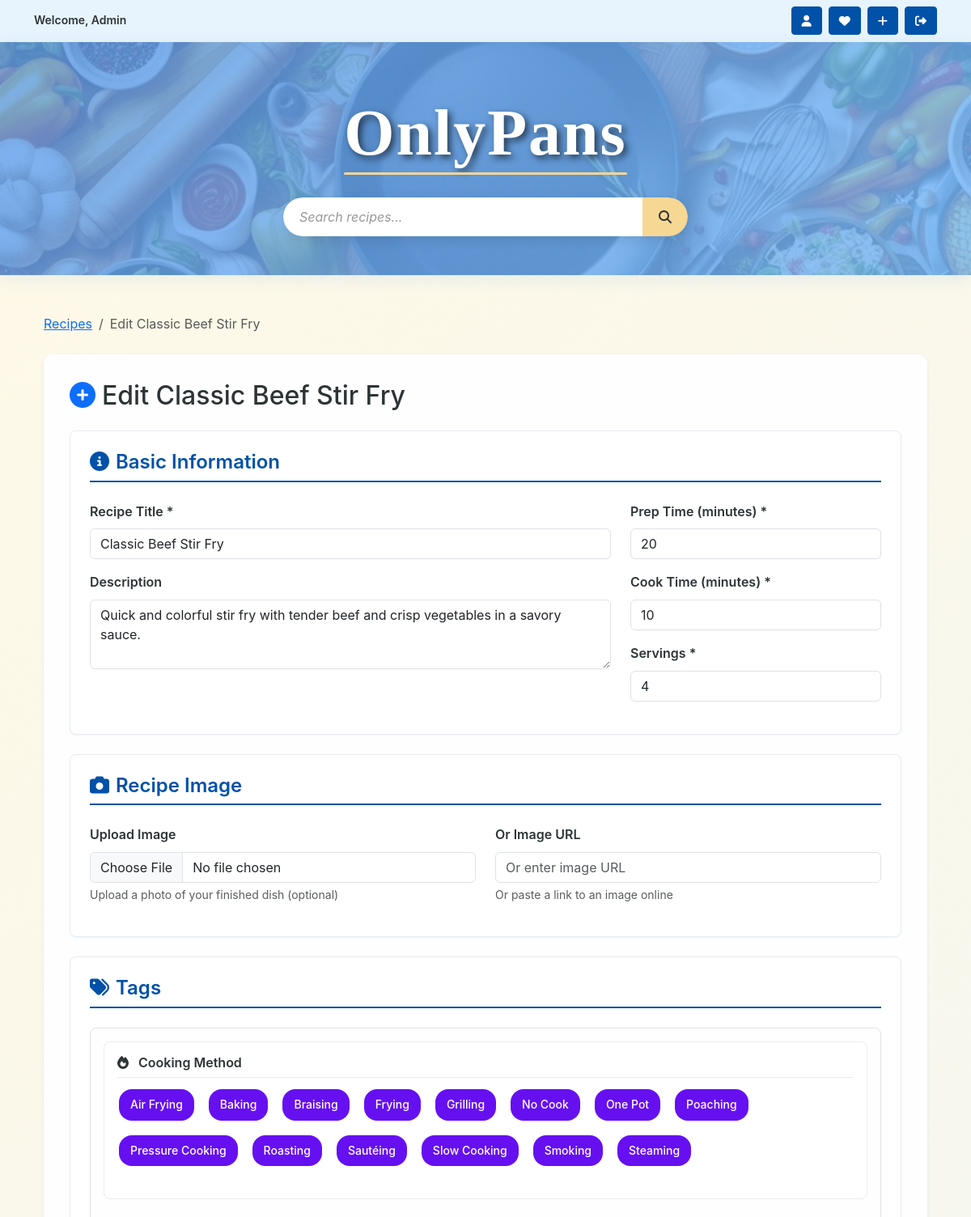
Screenshot of /recipes/classic-beef-stir-fry/edit/ (signed in, upper part) with the database file from the repository.
### recipes/models.py (models this page shows, shortened)
class Recipe(models.Model):
    user = models.ForeignKey(User, on_delete=models.CASCADE,
                             related_name='recipes')
    title = models.CharField(max_length=255)
    slug = models.SlugField(max_length=255, unique=True, blank=True)
    description = models.TextField(blank=True,
                                   help_text='Tell us about this recipe!')
    prep_time = models.PositiveIntegerField(
        help_text='Preparation time in minutes'
    )
    cook_time = models.PositiveIntegerField(
        help_text='Cooking time in minutes'
    )
    servings = models.PositiveIntegerField(default=4)
    image = CloudinaryField(
        'image',
        blank=True,
        null=True,
        folder='recipes/',
        help_text='Upload recipe image'
    )
    image_url = models.URLField(blank=True, help_text='Or paste image URL')
    tags = models.ManyToManyField(Tag, blank=True)
    view_count = models.PositiveIntegerField(default=0)
    created_at = models.DateTimeField(auto_now_add=True)
    updated_at = models.DateTimeField(auto_now=True)
    class Meta:
        ordering = ['-created_at']

class Tag(models.Model):
    TAG_TYPES = [
        ('cuisine', 'Cuisine'),
        ('dietary', 'Dietary'),
        ('meal_type', 'Meal Type'),
        ('cooking_method', 'Cooking Method'),
        ('difficulty', 'Difficulty'),
    ]
    name = models.CharField(max_length=100, unique=True)
    tag_type = models.CharField(max_length=50, choices=TAG_TYPES)
    color = models.CharField(max_length=7, default='#6c757d',
                             help_text='Hex color like #FF5733')
    class Meta:
        ordering = ['tag_type', 'name']

### recipes/views.py (the view)
# urls.py: path('recipes/<slug:slug>/edit/', views.recipe_edit, name='recipe_edit'),
@login_required
def recipe_edit(request, slug):
    recipe = get_object_or_404(Recipe, slug=slug, user=request.user)
    if request.method == 'POST':
        form = RecipeForm(request.POST, request.FILES, instance=recipe)
        ingredient_formset = RecipeIngredientFormSet(
            request.POST,
            instance=recipe,
            prefix='ingredients'
        )
        step_formset = RecipeStepFormSet(
            request.POST,
            request.FILES,
            instance=recipe,
            prefix='steps'
        )
        if (form.is_valid() and ingredient_formset.is_valid() and
                step_formset.is_valid()):
            recipe = form.save()
            ingredients = ingredient_formset.save(commit=False)
            for i, ingredient in enumerate(ingredients, 1):
                if ingredient.recipe_id:  # Only update existing ingredients
                    ingredient.order = i
                    ingredient.save()
            ingredient_formset.save_m2m() if hasattr(ingredient_formset, 'save_m2m') else None
            steps = step_formset.save(commit=False)
            for i, step in enumerate(steps, 1):
                if step.recipe_id:  # Only update existing steps
                    step.step_number = i
                    step.save()
            step_formset.save_m2m() if hasattr(step_formset, 'save_m2m') else None
            messages.success(
                request,
                'Recipe updated successfully! Your changes have been saved.'
            )
            return redirect('recipe_detail', slug=recipe.slug)
    else:
        form = RecipeForm(instance=recipe)
        ingredient_formset = RecipeIngredientFormSet(
            instance=recipe, prefix='ingredients'
        )
        step_formset = RecipeStepFormSet(instance=recipe, prefix='steps')
    context = {
        'form': form,
        'ingredient_formset': ingredient_formset,
        'step_formset': step_formset,
        'recipe': recipe,
        'title': f'Edit {recipe.title}'
    }
    return render(request, 'recipes/recipe_form.html', context)

### recipes/models.py (called while the page is built)
    def __str__(self):
        return self.name

    def __str__(self):
        return f"{self.name} ({self.abbreviation})"

### recipes/templates/recipes/recipe_form.html (shortened to what this page needs)
{% extends 'base.html' %}
{% load static %}
{% block content %}
<div class="container my-5">
    <nav aria-label="breadcrumb" class="mb-4">
        <ol class="breadcrumb">
            <li class="breadcrumb-item"><a href="{% url 'recipe_list' %}">Recipes</a></li>
            <li class="breadcrumb-item active">{{ title }}</li>
        </ol>
    </nav>
    <div class="recipe-form-container">
        <h2 class="mb-4">
            <i class="fas fa-plus-circle text-primary me-2"></i>{{ title }}
        </h2>
        <form method="post" enctype="multipart/form-data" id="recipe-form">
            <div class="form-section">
                <h4><i class="fas fa-info-circle me-2"></i>Basic Information</h4>
                <div class="row">
                    <div class="col-md-8">
                        <div class="mb-3">
                            <label for="{{ form.title.id_for_label }}" class="form-label">Recipe Title *</label>
                            {{ form.title }}
                        </div>
                        <div class="mb-3">
                            <label for="{{ form.description.id_for_label }}" class="form-label">Description</label>
                            {{ form.description }}
                        </div>
                    </div>
                    <div class="col-md-4">
                        <div class="mb-3">
                            <label for="{{ form.prep_time.id_for_label }}" class="form-label">Prep Time (minutes) *</label>
                            {{ form.prep_time }}
                        </div>
                        <div class="mb-3">
                            <label for="{{ form.cook_time.id_for_label }}" class="form-label">Cook Time (minutes) *</label>
                            {{ form.cook_time }}
                        </div>
                        <div class="mb-3">
                            <label for="{{ form.servings.id_for_label }}" class="form-label">Servings *</label>
                            {{ form.servings }}
                        </div>
                    </div>
                </div>
            </div>
            <div class="form-section">
                <h4><i class="fas fa-camera me-2"></i>Recipe Image</h4>
                <div class="row">
                    <div class="col-md-6">
                        <div class="mb-3">
                            <label for="{{ form.image.id_for_label }}" class="form-label">Upload Image</label>
                            {{ form.image }}
                            <div class="form-text">Upload a photo of your finished dish (optional)</div>
                        </div>
                    </div>
                    <div class="col-md-6">
                        <div class="mb-3">
                            <label for="{{ form.image_url.id_for_label }}" class="form-label">Or Image URL</label>
                            {{ form.image_url }}
                            <div class="form-text">Or paste a link to an image online</div>
                        </div>
                    </div>
                </div>
            </div>
            <div class="form-section">
                <h4><i class="fas fa-tags me-2"></i>Tags</h4>
                <div class="tag-categories">
                    {% regroup form.tags.field.queryset by tag_type as tags_by_type %}
                    {% for tag_type in tags_by_type %}
                        <div class="tag-category mb-4">
                            <h6 class="tag-category-title">
                                <i class="fas fa-{% if tag_type.grouper == 'dietary' %}leaf{% elif tag_type.grouper == 'cuisine' %}globe{% elif tag_type.grouper == 'meal_type' %}clock{% elif tag_type.grouper == 'cooking_method' %}fire{% else %}star{% endif %} me-2"></i>
                                {{ tag_type.list.0.get_tag_type_display }}
                            </h6>
                            <div class="tag-selection">
                                {% for tag in tag_type.list %}
                                    <label for="id_tags_{{ tag.id }}" class="tag tag-selectable me-2 mb-2"
                                           style="background-color: {{ tag.color }};"
                                           title="{{ tag.name }} - {{ tag.get_tag_type_display }}">
                                        {{ tag.name }}
                                    </label>
                                {% endfor %}
                            </div>
                        </div>
                    {% endfor %}
                </div>
            </div>
        </form>
    </div>
</div>
{% endblock %}

### templates/base.html (shortened to what this page needs)
{% load static %}
<!DOCTYPE html>
<html lang="en">
    <head>
        <link
            href="https://cdn.jsdelivr.net/npm/bootstrap@5.3.7/dist/css/bootstrap.min.css"
            rel="stylesheet"
        />
        <link
            href="https://cdnjs.cloudflare.com/ajax/libs/font-awesome/6.5.1/css/all.min.css"
            rel="stylesheet"
        />
        <link href="{% static 'css/styles.css' %}" rel="stylesheet" />
    </head>
    <body>
        <nav class="navbar navbar-dark bg-dark py-2">
            <div class="container">
                <div class="d-flex w-100 justify-content-between align-items-center">
                    {% if user.is_authenticated %}
                    <small class="text-light">
                        Welcome, {% if user.first_name %}{{ user.first_name|title }}{% else %}{{ user.username|title }}{% endif %}
                    </small>
                    {% else %}
                    <div></div>
                    {% endif %}
                    <div class="d-flex align-items-center">
                        {% if user.is_authenticated %}
                        <a class="btn btn-sm me-2"
                           href="{% url 'accounts:profile' %}"
                           aria-label="View Profile"
                           title="Profile">
                            <i class="fas fa-user" aria-hidden="true"></i>
                        </a>
                        <a class="btn btn-sm me-2"
                           href="{% url 'liked_recipes' %}"
                           aria-label="View Liked Recipes"
                           title="Liked Recipes">
                            <i class="fas fa-heart" aria-hidden="true"></i>
                        </a>
                        <a class="btn btn-sm me-2"
                           href="{% url 'recipe_create' %}"
                           aria-label="Create New Recipe"
                           title="Create Recipe">
                            <i class="fas fa-plus" aria-hidden="true"></i>
                        </a>
                        <a class="btn btn-sm"
                           href="#"
                           id="logoutBtn"
                           aria-label="Sign Out"
                           title="Logout">
                            <i class="fas fa-sign-out-alt" aria-hidden="true"></i>
                        </a>
                        {% endif %}
                    </div>
                </div>
            </div>
        </nav>
        <section class="onlypans-hero">
            <div class="container text-center">
                <h1 class="hero-brand">
                    <a href="{% url 'recipe_list' %}" class="text-decoration-none">
                        <span class="brand-highlight">OnlyPans</span>
                    </a>
                </h1>
                <div class="hero-search">
                    <form method="GET" action="{% url 'recipe_list' %}" class="search-form">
                        <div class="search-container">
                            <input type="text"
                                   name="search"
                                   class="form-control search-input"
                                   placeholder="Search recipes..."
                                   value="{{ request.GET.search }}"
                                   aria-label="Search recipes">
                            <button type="submit"
                                    class="btn search-btn"
                                    aria-label="Search">
                                <i class="fas fa-search" aria-hidden="true"></i>
                            </button>
                        </div>
                    </form>
                </div>
            </div>
        </section>
        <main class="container mb-5">{% block content %}{% endblock %}</main>
    </body>
</html>

### rows the page displays
Recipe: title "Classic Beef Stir Fry", description "Quick and colorful stir fry with tender beef and crisp vegetables in a savory sauce.", prep_time "20", cook_time "10", servings "4"
Tag: list.0.tag_type "Cooking Method", name "Air Frying"
Tag: name "Baking"
Tag: name "Braising"
Tag: name "Frying"
Tag: name "Grilling"
Tag: name "No Cook"
Tag: name "One Pot"
Tag: name "Poaching"
Tag: name "Pressure Cooking"
Tag: name "Roasting"
Tag: name "Sautéing"
Tag: name "Slow Cooking"
Tag: name "Smoking"
Tag: name "Steaming"

### other values shown
{{ user.username|title }} "Admin"
{{ title }} "Edit Classic Beef Stir Fry"
